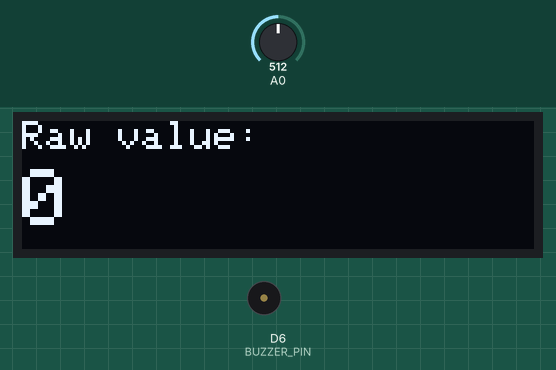
Recording of a sketch running on a simulated ESP8266 (NodeMCU). Parts: 128×32 one-colour display, buzzer (waves = sounding, pin HIGH). Inputs (shaded band) come from the test bench; at power-on: A0 = 512. What the sketch prints to the serial monitor is not drawn.

Above: at 1.1 s.
At 4.8 s:
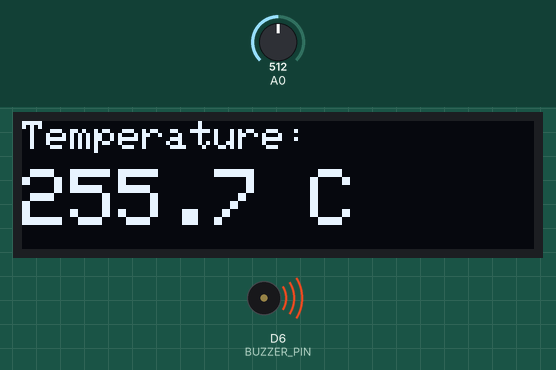
4.9 s: A0 set to 104
At 7.3 s:
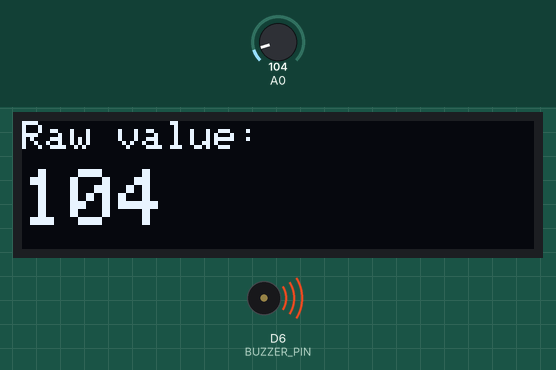
8.5 s: A0 set to 86
At 10.8 s:
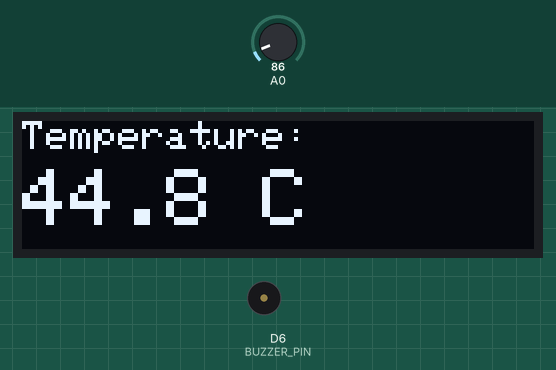
14.8 s: A0 set to 122
At 16.6 s:
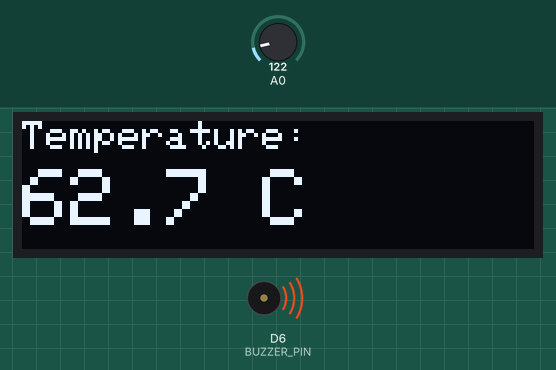
Timing chart, 0 to 18.1 s (numbered marks = the images above; inputs shaded):
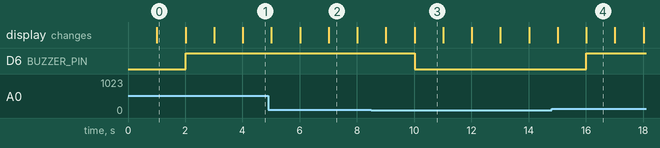

The sketch:

thermistor_oled.ino
```cpp
#include <Wire.h>
#include <Adafruit_GFX.h>
#include <Adafruit_SSD1306.h>

// ── Pin definitions ──────────────────────────────────────────────
#define THERMISTOR_PIN  D0
#define BUZZER_PIN      D6

// ── OLED setup ───────────────────────────────────────────────────
#define SCREEN_WIDTH    128
#define SCREEN_HEIGHT   32
#define OLED_RESET      -1
#define SCREEN_ADDRESS  0x3C   // most 128x32 SSD1306 boards use 0x3C

Adafruit_SSD1306 display(SCREEN_WIDTH, SCREEN_HEIGHT, &Wire, OLED_RESET);

// ── Two-point calibration model ──────────────────────────────────
// Point 1: ADC =  56  →  30°C
// Point 2: ADC = 157  →  80°C
// Slope = (80 - 30) / (157 - 56) = 0.4950°C per ADC unit
// Formula: Temperature = 0.4950 × Value + 2.28
// Example readings:
//   30°C → ADC ≈  56  |  50°C → ADC ≈  96
//   60°C → ADC ≈ 117  |  70°C → ADC ≈ 137
float rawToTemp(int raw) {
  return 0.4950 * raw + 2.28;
}

// ── State variables ──────────────────────────────────────────────
int   rawValue    = 0;
float temperature = 0.0;
bool  showTemp    = true;   // toggles between temp and raw display

unsigned long lastRead   = 0;   // tracks last sensor read  (every 2 s)
unsigned long lastToggle = 0;   // tracks last display swap  (every 1 s)

// ── Setup ────────────────────────────────────────────────────────
void setup() {
  Serial.begin(115200);

  pinMode(BUZZER_PIN, OUTPUT);
  digitalWrite(BUZZER_PIN, LOW);

  // Start I2C on D4 (SDA) and D5 (SCL)
  Wire.begin(D4, D5);

  if (!display.begin(SSD1306_SWITCHCAPVCC, SCREEN_ADDRESS)) {
    Serial.println("OLED not found – check wiring");
    while (true);   // halt
  }

  display.clearDisplay();
  display.setTextColor(SSD1306_WHITE);
  display.display();

  Serial.println("Thermistor + OLED ready");
}

// ── Loop ─────────────────────────────────────────────────────────
void loop() {
  unsigned long now = millis();

  // Read thermistor every 2 seconds
  if (now - lastRead >= 2000) {
    lastRead  = now;
    rawValue  = analogRead(THERMISTOR_PIN);
    temperature = rawToTemp(rawValue);

    Serial.print("Raw: ");
    Serial.print(rawValue);
    Serial.print("  |  Temp: ");
    Serial.print(temperature, 1);
    Serial.println(" C");
  }

  // Alternate display every 1 second
  if (now - lastToggle >= 1000) {
    lastToggle = now;
    showTemp   = !showTemp;

    display.clearDisplay();
    display.setTextSize(1);
    display.setCursor(0, 0);

    if (showTemp) {
      display.println("Temperature:");
      display.setTextSize(2);
      display.setCursor(0, 12);
      display.print(temperature, 1);
      display.print(" C");
    } else {
      display.println("Raw value:");
      display.setTextSize(2);
      display.setCursor(0, 12);
      display.print(rawValue);
    }

    display.display();
  }

  // Buzzer: on if temperature exceeds 50 C
  if (temperature > 50.0) {
    digitalWrite(BUZZER_PIN, HIGH);
  } else {
    digitalWrite(BUZZER_PIN, LOW);
  }
}
```

Measured:
- the behaviour switches between 97 and 96 on A0 (found by bisection; images 2 and 3)
- after the input at 4.9 s, the display: first differs from a run without the input after 1.1 s (image 2 shows a later state)
- after the input at 8.5 s, D6 (BUZZER_PIN): HIGH → LOW after 1.5 s; the display: first differs from a run without the input after 1.5 s (image 3)
- after the input at 14.8 s, D6 (BUZZER_PIN): LOW → HIGH after 1.2 s; the display: first differs from a run without the input after 1.2 s (image 4)
- what the display in image 0 shows lasts 1.0 s, from 1.0 s to 2.0 s
